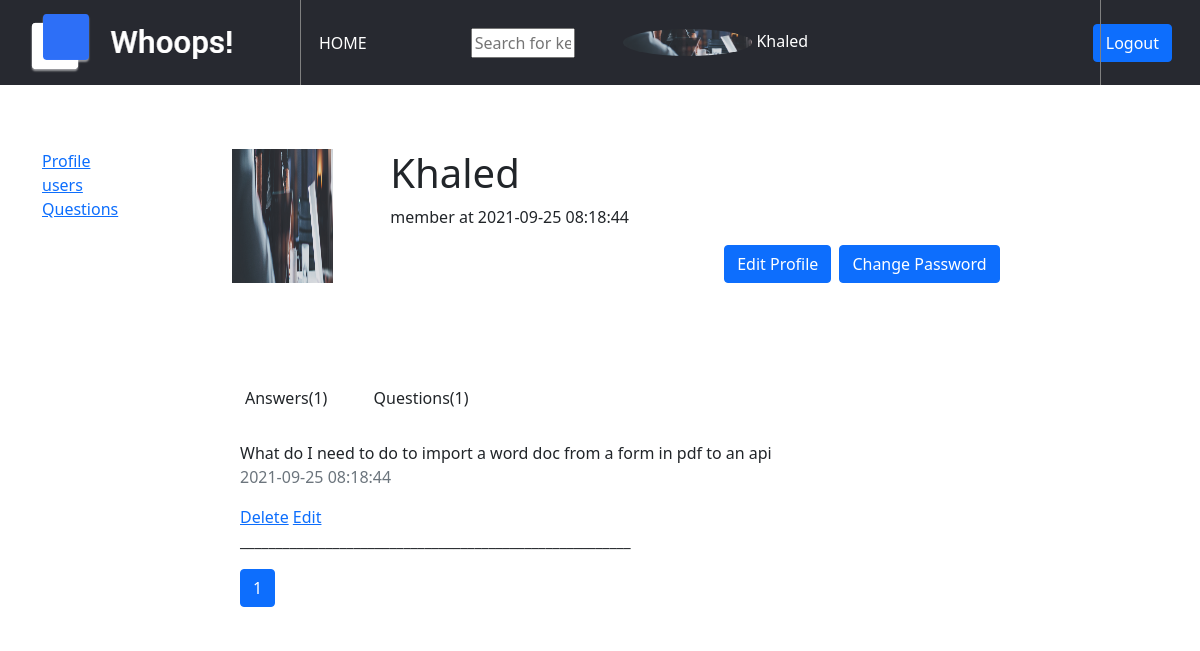
The app's page /myquestion.php (signed in) with its own data.
### tables this page shows
CREATE TABLE users (
    id INT(11) NOT NULL AUTO_INCREMENT,
    Username varchar(255) NOT NULL,
    email varchar(255) NOT NULL,
    password varchar(255) NOT NULL,
    confirm varchar(255) NOT NULL,
    age INT(11) NOT NULL,
    gender INT(11) NOT NULL,
    img varchar(255) NOT NULL,
    created_at datetime NOT NULL DEFAULT current_timestamp(),
    PRIMARY KEY (id)
);

CREATE TABLE questions (
    Quest_id INT(11) NOT NULL AUTO_INCREMENT,
    Title varchar(255) NOT NULL,
    created_at datetime NOT NULL DEFAULT current_timestamp(),
    QuestDetails varchar(255) NOT NULL,
    user_id INT(11) NOT NULL,
    PRIMARY KEY (Quest_id),
    FOREIGN KEY (user_id) REFERENCES users(id)
);

### myquestion.php (the view, shortened to what this page needs)
<?php
require_once "Inc/dbConnection.php";
?>
<?php
require_once "Inc/header.php";
?>
<nav class="navbar navbar-expand-lg navbar-dark">
            <div class="container-fluid">
              <a class="navbar-brand" href="index.php"><img src="images/Screenshot 2021-09-13 014732.png" alt="Whoops!.com"> </a>
              <div class="collapse navbar-collapse" id="navbarSupportedContent">
                <ul class="navbar-nav mb-lg-0 mr-5 ml-5">
                  <li class="nav-item">
                    <a class="nav-link active" aria-current="page" href="index.php">Home</a>
                  </li>
                </ul>
                <form action="handlers/handle-search.php" method="GET">
	                  <input class="mx-5 w-100 " placeholder="Search for key word" type="text" name="query">
                </form>
                <?php
                if(!empty($_SESSION['userID'])){
                    $userID=$_SESSION['userID'];
                    $userquery = "SELECT * FROM `users` WHERE `id` = $userID";
                    $userRunQuery = mysqli_query($conn, $userquery);
                    if($current_user = mysqli_fetch_assoc($userRunQuery)){?>
                        <div class="userDetails ml-5">
                          <img class = "rounded-circle ml-5 w-25" src="images/<?= $current_user['img'] ?>">
                          <a href="profile.php" class="text-decoration-none text-white"><?= $current_user['Username'] ?></a>
                        </div>
              <?php }
                }?>
                <div class="sign-buttons ml-auto">
                    <?php if(isset($_SESSION['userID'])) {?>
                    <a class="btn btn-primary" href="logout.php">Logout</a>
                    <?php } ?>
                </div>
              </div>
            </div>
        </nav>
<?php
    $userID = $_SESSION['userID'];
    $userquery = "SELECT * FROM `users` WHERE `id` = $userID";
     $userRunQuery = mysqli_query($conn, $userquery);
    $current_user = mysqli_fetch_assoc($userRunQuery);
    $questQuery="SELECT count(`Quest_id`) as total FROM `questions` WHERE `user_id`=$userID";
    $quetRunQuery = mysqli_query($conn, $questQuery);
    $current_quest=mysqli_fetch_assoc($quetRunQuery);
    $ansQuery="SELECT count(`ID`) as total FROM `ans` WHERE `user_id`=$userID";
    $ansRunQuery = mysqli_query($conn, $ansQuery);
    $current_ans=mysqli_fetch_assoc($ansRunQuery);
?>
<div class="container bg-white">
    <div class="row py-3 my-5">
        <div class="col-md-2">
            <a href="profile.php">Profile</a><br>
            <a href="DisQuest.php">users</a><br>
            <a href="index.php">Questions</a>
        </div>
        <div class="col-md-10">
            <div class="row">
                <div class="col-md-2">
                    <img class="w-75 h-100" src="images/<?= $current_user['img'] ?>">
                </div>
                <div class="col-md-8">
                    <h1><?= $current_user['Username'] ?></h1>
                    <p>member at <?= $current_user['created_at'] ?></p>
                    <a class="btn btn-primary float-right ml-2" href="changepass.php">Change Password</a>
                    <a class="btn btn-primary float-right" href="EditProfile.php">Edit Profile</a>
                </div>
                <div class="activity mt-5">
                    <div class="activity-item mt-5">
                        <a class="btn mr-3" href="profile.php">Answers(<?php echo $current_ans['total'] ?>)</a>
                        <a class="btn mr-3" href="myquestion.php">Questions(<?php echo $current_quest['total'] ?>)</a>
                    </div>
                </div>
                <div class="MyQuestions mt-4 ml-2">
                    <?php
                    $per_page=4;
                    $Query="SELECT * FROM `questions` WHERE `user_id`=$userID";
                    $runQuery=mysqli_query($conn, $Query);
                    $numofQueries=mysqli_num_rows($runQuery);
                    $numofPages= ceil($numofQueries/$per_page);
                    if(!isset($_GET['page'])){
                        $page=1;
                    }else{
                        $page=$_GET['page'];
                    }
                    $first_row=($page-1)* $per_page;
                    $Query="SELECT * from `questions` WHERE `user_id`=$userID LIMIT $first_row, $per_page";
                    $runQuery=mysqli_query($conn, $Query) or die( mysqli_error($conn));
                    while($row = mysqli_fetch_array($runQuery)){?>
                        <?php echo $row['Title'] ?>
                        <p small class="text-muted"><?php echo $row['created_at'] ?></p>
                        <a href="handlers/handle-delQuestion.php?id=<?= $row['Quest_id'] ?>">Delete</a>
                        <a href="editQuestion.php?id=<?= $row['Quest_id'] ?>">Edit</a><?php
                        echo "<p>_______________________________________________________</P>";
                    }
                    for($page=1; $page<=$numofPages; $page++){
                        echo '<a class="btn btn-primary" href="myquestion.php?page= '. $page .'">' . $page . '</a>';
                    }
                    ?>
                </div>
            </div>
        </div>
    </div>
</div>
<?php
require_once "Inc/footer.php";
?>

### Inc/header.php (shortened to what this page needs)
<!DOCTYPE html>
<html lang="en">
<head>
    <link href="assets/css/styles.css" rel="stylesheet">
    <link rel="stylesheet" href="assets/css/all.min.css">
	<link rel="stylesheet" type="text/css" href="assets/css/bootstrap.min.css">
    <link href="https://cdn.jsdelivr.net/npm/bootstrap@5.1.1/dist/css/bootstrap.min.css" rel="stylesheet">
</head>
<body>

### Inc/footer.php
</body>
</html>

### assets/css/styles.css (style rules this page uses)
body { box-sizing: border-box; }
.navbar { background-color: #272930; height: 85px; position: relative; }
.nav-link { color: #fff !important; text-transform: uppercase; border-radius: 2px; }
.nav-item { margin-left: 10px; font-weight: 400; font-size: medium; }
.navbar-brand { font-size: 40px; font-weight: 800; letter-spacing: 1px; }
.navbar::before { content:""; width: 1px; height: 85px; position: absolute; left: 300px; top: 0px; background-color: grey; }
.form-control, .btn { min-height: 38px; border-radius: 2px; }
.btn { font-size: 15px; font-weight: bold; }

### records on screen
users: img (picture), Username "Khaled", created_at "2021-09-25 08:18:44"
questions: Title "What do I need to do to import a word doc from a form in pdf to an api", created_at "2021-09-25 08:18:44"

### other values on screen
$current_ans['total'] "1"
$current_quest['total'] "1"
